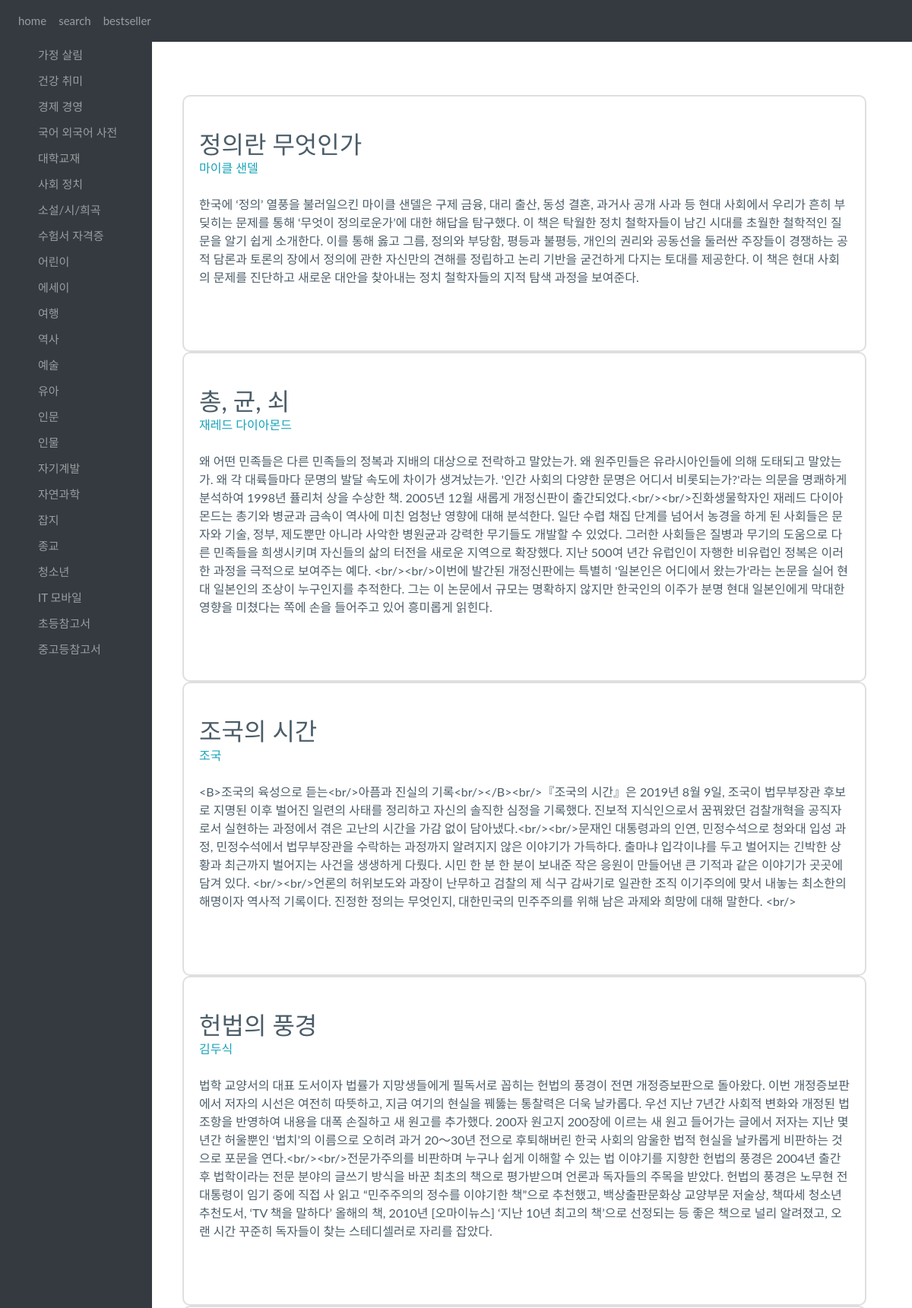
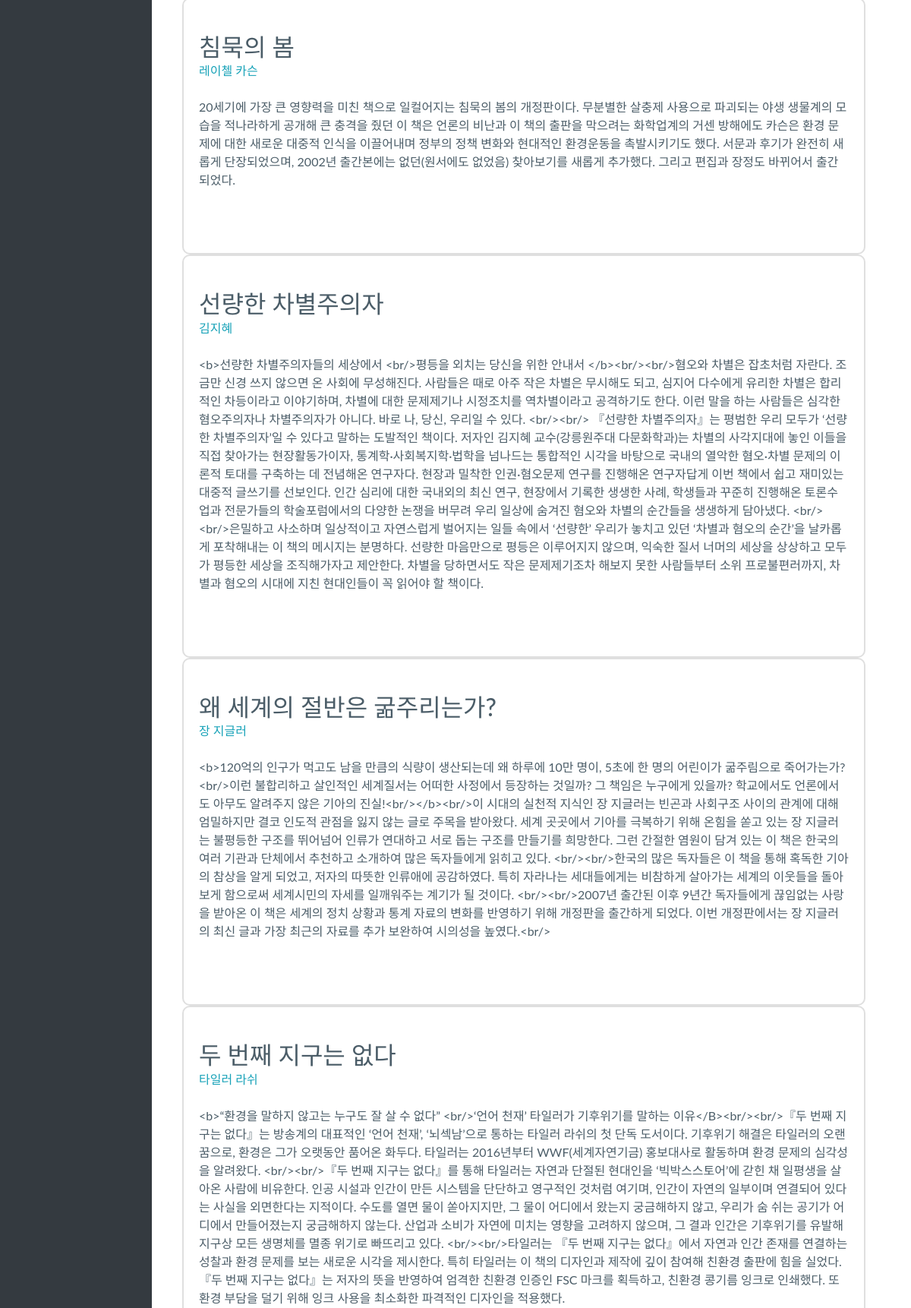
The app's page /category/001001022 (upper part) with its own data (2 pictures, top to bottom).
### category/models.py (models this page shows)
class CategorySix(models.Model):
    name = models.CharField(max_length=100)
    author = models.CharField(max_length=100)
    description = models.TextField()

### category/views.py (the view)
# urls.py: path('category/001001022', category.views.six, name='six'),
def six(request):
    societys = CategorySix.objects
    return render(request, 'category/category6.html', {'society': societys})

### category/templates/category/category6.html (shortened to what this page needs)
{% extends 'category/base.html' %}
{% block content %}
<body>
 {% for society in society.all%}
    <div class="col-md-4 mb-3 mb-md-0">
        <div class="card h-100 py-3">
          <div class="card-body my-2">
            <div class="d-flex align-items-center">
              <div class="flex-1 align-items-center">
                <h2 class="mb-0 fs--1 text-1000 fw-medium">{{society.name}}</h2>
                <p class="fs--2 fw-normal text-info mb-0">{{society.author}}</p><br/>
              </div>
            </div>
            <p class="card-text ps-7 ps-md-0 ps-xl-7 pt-md-4 pt-lg-3 pt-xl-0">{{society.description}}</p><br/>
          </div>
        </div>
    </div>
{%endfor%}
</body>
{% endblock  %}

### category/templates/category/base.html (style rules this page uses)
body { margin: 0px; background-color: #F0EDCC; }

### category/templates/category/category6.html (style rules this page uses)
.card { border: 0; }
.py-3 { padding-top: 1rem !important; padding-bottom: 1rem !important; }
.h-100 { height: 100% !important; width: 75vw !important; }
.card { position: relative; display: -webkit-box; display: -ms-flexbox; display: flex; -webkit-box-orient: vertical; -webkit-box-direction: normal; -ms-flex-direction: column; flex-direction: column; min-width: 0; word-wrap: break-word; background-color: #fff; background-clip: border-box; border: 2px solid rgba(0,0,0,0.125); border-radius: .625rem; }
body { -webkit-font-smoothing: antialiased; -moz-osx-font-smoothing: grayscale; position: relative; }
body { margin: 0; font-family: "Lato",-apple-system,BlinkMacSystemFont,"Segoe UI","Helvetica Neue",Arial,sans-serif,"Apple Color Emoji","Segoe UI Emoji","Segoe UI Symbol"; font-size: 1rem; font-weight: 400; line-height: 1.5; color: #4B5D68; background-color: #fff; -webkit-text-size-adjust: 100%; -webkit-tap-highlight-color: rgba(0,0,0,0); }
:root { --bs-blue: #5F37EF; --bs-indigo: #727cf5; --bs-purple: #9C69E2; --bs-pink: #F063B8; --bs-red: #EF4358; --bs-orange: #F56538; --bs-yellow: #FFBA49; --bs-green: #68C9BA; --bs-teal: #299EF3; --bs-cyan: #38B0F5; --bs-white: #fff; --bs-gray: #94A2B3; --bs-gray-dark: #4B5D68; --bs-primary: #5F37EF; --bs-secondary: #299EF3; --bs-success: #68C9BA; --bs-info: #9C69E2; --bs-warning: #FFBA49; --bs-danger: #F063B8; --bs-light: #f9fafd; --bs-dark: #0b1727; --bs-font-sans-serif: "Lato", "Poppins", -apple-system, BlinkMacSystemFont, "Segoe UI", "Helvetica Neue", Arial, sans-serif, "Apple Color Emoji", "Segoe UI Emoji", "Segoe UI Symbol"; --bs-font-monospace: "SFMono-Regular", Menlo, Monaco, Consolas, "Liberation Mono", "Courier New", monospace; --bs-gradient: linear-gradient(180deg, rgba(255,255,255,0.15), rgba(255,255,255,0)); }

### records on screen
CategorySix: name "정의란 무엇인가", author "마이클 샌델", description "한국에 ‘정의’ 열풍을 불러일으킨 마이클 샌델은 구제 금융, 대리 출산, 동성 결혼, 과거사 공개 사과 등 현대 사회에서 우리가 흔히 부딪히는 문제를 통해 ‘무엇이 정의로운가’에 대한 해답을 탐구했다. 이 책은 탁월한 정치 철학자들이 남긴 시대를 초월한 철학적인 질문을 알기 쉽게 소개한다. 이를 통해 옳고 그름, 정의와 부당함, 평등과 불평등, 개인의 권리와 공동선을 둘러싼 주장들이 경쟁하는 공적 담론과 토론의 장에서 정의에 관한 자신만의 견해를 정립하고 논리 기반을 굳건하게 다지는 토대를 제공한다. 이 책은 현대 사회의 문제를 진단하고 새로운 대안을 찾아내는 정치 철학자들의 지적 탐색 과정을 보여준다."
CategorySix: name "총, 균, 쇠", author "재레드 다이아몬드", description "왜 어떤 민족들은 다른 민족들의 정복과 지배의 대상으로 전락하고 말았는가. 왜 원주민들은 유라시아인들에 의해 도태되고 말았는가. 왜 각 대륙들마다 문명의 발달 속도에 차이가 생겨났는가. '인간 사회의 다양한 문명은 어디서 비롯되는가?'라는 의문을 명쾌하게 분석하여 1998년 퓰리처 상을 수상한 책. 2005년 12월 새롭게 개정신판이 출간되었다.<br/><br/>진화생물학자인 재레드 다이아몬드는 총기와 병균과 금속이 역사에 미친 엄청난 영향에 대해 분석한다. 일단 수렵 채집 단계를 넘어서 농경을 하게 된 사회들은 문자와 기술, 정부, 제도뿐만 아니라 사악한 병원균과 강력한 무기들도 개발할 수 있었다. 그러한 사회들은 질병과 무기의 도움으로 다른 민족들을 희생시키며 자신들의 삶의 터전을 새로운 지역으로 확장했다. 지난 500여 년간 유럽인이 자행한 비유럽인 정복은 이러한 과정을 극적으로 보여주는 예다. <br/><br/>이번에 발간된 개정신판에는 특별히 '일본인은 어디에서 왔는가'라는 논문을 실어 현대 일본인의 조상이 누구인지를 추적한다. 그는 이 논문에서 규모는 명확하지 않지만 한국인의 이주가 분명 현대 일본인에게 막대한 영향을 미쳤다는 쪽에 손을 들어주고 있어 흥미롭게 읽힌다."
CategorySix: name "조국의 시간", author "조국", description "<B>조국의 육성으로 듣는<br/>아픔과 진실의 기록<br/></B><br/>『조국의 시간』은 2019년 8월 9일, 조국이 법무부장관 후보로 지명된 이후 벌어진 일련의 사태를 정리하고 자신의 솔직한 심정을 기록했다. 진보적 지식인으로서 꿈꿔왔던 검찰개혁을 공직자로서 실현하는 과정에서 겪은 고난의 시간을 가감 없이 담아냈다.<br/><br/>문재인 대통령과의 인연, 민정수석으로 청와대 입성 과정, 민정수석에서 법무부장관을 수락하는 과정까지 알려지지 않은 이야기가 가득하다. 출마냐 입각이냐를 두고 벌어지는 긴박한 상황과 최근까지 벌어지는 사건을 생생하게 다뤘다. 시민 한 분 한 분이 보내준 작은 응원이 만들어낸 큰 기적과 같은 이야기가 곳곳에 담겨 있다. <br/><br/>언론의 허위보도와 과장이 난무하고 검찰의 제 식구 감싸기로 일관한 조직 이기주의에 맞서 내놓는 최소한의 해명이자 역사적 기록이다. 진정한 정의는 무엇인지, 대한민국의 민주주의를 위해 남은 과제와 희망에 대해 말한다. <br/>"
CategorySix: name "헌법의 풍경", author "김두식", description "법학 교양서의 대표 도서이자 법률가 지망생들에게 필독서로 꼽히는 헌법의 풍경이 전면 개정증보판으로 돌아왔다. 이번 개정증보판에서 저자의 시선은 여전히 따뜻하고, 지금 여기의 현실을 꿰뚫는 통찰력은 더욱 날카롭다. 우선 지난 7년간 사회적 변화와 개정된 법 조항을 반영하여 내용을 대폭 손질하고 새 원고를 추가했다. 200자 원고지 200장에 이르는 새 원고 들어가는 글에서 저자는 지난 몇 년간 허울뿐인 ‘법치’의 이름으로 오히려 과거 20～30년 전으로 후퇴해버린 한국 사회의 암울한 법적 현실을 날카롭게 비판하는 것으로 포문을 연다.<br/><br/>전문가주의를 비판하며 누구나 쉽게 이해할 수 있는 법 이야기를 지향한 헌법의 풍경은 2004년 출간 후 법학이라는 전문 분야의 글쓰기 방식을 바꾼 최초의 책으로 평가받으며 언론과 독자들의 주목을 받았다. 헌법의 풍경은 노무현 전 대통령이 임기 중에 직접 사 읽고 “민주주의의 정수를 이야기한 책”으로 추천했고, 백상출판문화상 교양부문 저술상, 책따세 청소년 추천도서, ‘TV 책을 말하다’ 올해의 책, 2010년 [오마이뉴스] ‘지난 10년 최고의 책’으로 선정되는 등 좋은 책으로 널리 알려졌고, 오랜 시간 꾸준히 독자들이 찾는 스테디셀러로 자리를 잡았다."
CategorySix: name "침묵의 봄", author "레이첼 카슨", description "20세기에 가장 큰 영향력을 미친 책으로 일컬어지는 침묵의 봄의 개정판이다. 무분별한 살충제 사용으로 파괴되는 야생 생물계의 모습을 적나라하게 공개해 큰 충격을 줬던 이 책은 언론의 비난과 이 책의 출판을 막으려는 화학업계의 거센 방해에도 카슨은 환경 문제에 대한 새로운 대중적 인식을 이끌어내며 정부의 정책 변화와 현대적인 환경운동을 촉발시키기도 했다. 서문과 후기가 완전히 새롭게 단장되었으며, 2002년 출간본에는 없던(원서에도 없었음) 찾아보기를 새롭게 추가했다. 그리고 편집과 장정도 바뀌어서 출간되었다."
CategorySix: name "선량한 차별주의자", author "김지혜", description "<b>선량한 차별주의자들의 세상에서 <br/>평등을 외치는 당신을 위한 안내서 </b><br/><br/>혐오와 차별은 잡초처럼 자란다. 조금만 신경 쓰지 않으면 온 사회에 무성해진다. 사람들은 때로 아주 작은 차별은 무시해도 되고, 심지어 다수에게 유리한 차별은 합리적인 차등이라고 이야기하며, 차별에 대한 문제제기나 시정조치를 역차별이라고 공격하기도 한다. 이런 말을 하는 사람들은 심각한 혐오주의자나 차별주의자가 아니다. 바로 나, 당신, 우리일 수 있다. <br/><br/> 『선량한 차별주의자』는 평범한 우리 모두가 ‘선량한 차별주의자’일 수 있다고 말하는 도발적인 책이다. 저자인 김지혜 교수(강릉원주대 다문화학과)는 차별의 사각지대에 놓인 이들을 직접 찾아가는 현장활동가이자, 통계학·사회복지학·법학을 넘나드는 통합적인 시각을 바탕으로 국내의 열악한 혐오·차별 문제의 이론적 토대를 구축하는 데 전념해온 연구자다. 현장과 밀착한 인권·혐오문제 연구를 진행해온 연구자답게 이번 책에서 쉽고 재미있는 대중적 글쓰기를 선보인다. 인간 심리에 대한 국내외의 최신 연구, 현장에서 기록한 생생한 사례, 학생들과 꾸준히 진행해온 토론수업과 전문가들의 학술포럼에서의 다양한 논쟁을 버무려 우리 일상에 숨겨진 혐오와 차별의 순간들을 생생하게 담아냈다. <br/><br/>은밀하고 사소하며 일상적이고 자연스럽게 벌어지는 일들 속에서 ‘선량한’ 우리가…"
CategorySix: name "왜 세계의 절반은 굶주리는가?", author "장 지글러", description "<b>120억의 인구가 먹고도 남을 만큼의 식량이 생산되는데 왜 하루에 10만 명이, 5초에 한 명의 어린이가 굶주림으로 죽어가는가?<br/>이런 불합리하고 살인적인 세계질서는 어떠한 사정에서 등장하는 것일까? 그 책임은 누구에게 있을까? 학교에서도 언론에서도 아무도 알려주지 않은 기아의 진실!<br/></b><br/>이 시대의 실천적 지식인 장 지글러는 빈곤과 사회구조 사이의 관계에 대해 엄밀하지만 결코 인도적 관점을 잃지 않는 글로 주목을 받아왔다. 세계 곳곳에서 기아를 극복하기 위해 온힘을 쏟고 있는 장 지글러는 불평등한 구조를 뛰어넘어 인류가 연대하고 서로 돕는 구조를 만들기를 희망한다. 그런 간절한 염원이 담겨 있는 이 책은 한국의 여러 기관과 단체에서 추천하고 소개하여 많은 독자들에게 읽히고 있다. <br/><br/>한국의 많은 독자들은 이 책을 통해 혹독한 기아의 참상을 알게 되었고, 저자의 따뜻한 인류애에 공감하였다. 특히 자라나는 세대들에게는 비참하게 살아가는 세계의 이웃들을 돌아보게 함으로써 세계시민의 자세를 일깨워주는 계기가 될 것이다. <br/><br/>2007년 출간된 이후 9년간 독자들에게 끊임없는 사랑을 받아온 이 책은 세계의 정치 상황과 통계 자료의 변화를 반영하기 위해 개정판을 출간하게 되었다. 이번 개정판에서는 장 지글러의 최신 글과 가장 최근의 자료를 추가 보완하여 시의성을 높였다.<br/>"
CategorySix: name "두 번째 지구는 없다", author "타일러 라쉬", description "<b>“환경을 말하지 않고는 누구도 잘 살 수 없다” <br/>‘언어 천재’ 타일러가 기후위기를 말하는 이유</B><br/><br/>『두 번째 지구는 없다』는 방송계의 대표적인 ‘언어 천재’, ‘뇌섹남’으로 통하는 타일러 라쉬의 첫 단독 도서이다. 기후위기 해결은 타일러의 오랜 꿈으로, 환경은 그가 오랫동안 품어온 화두다. 타일러는 2016년부터 WWF(세계자연기금) 홍보대사로 활동하며 환경 문제의 심각성을 알려왔다. <br/><br/>『두 번째 지구는 없다』를 통해 타일러는 자연과 단절된 현대인을 ‘빅박스스토어’에 갇힌 채 일평생을 살아온 사람에 비유한다. 인공 시설과 인간이 만든 시스템을 단단하고 영구적인 것처럼 여기며, 인간이 자연의 일부이며 연결되어 있다는 사실을 외면한다는 지적이다. 수도를 열면 물이 쏟아지지만, 그 물이 어디에서 왔는지 궁금해하지 않고, 우리가 숨 쉬는 공기가 어디에서 만들어졌는지 궁금해하지 않는다. 산업과 소비가 자연에 미치는 영향을 고려하지 않으며, 그 결과 인간은 기후위기를 유발해 지구상 모든 생명체를 멸종 위기로 빠뜨리고 있다. <br/><br/>타일러는 『두 번째 지구는 없다』에서 자연과 인간 존재를 연결하는 성찰과 환경 문제를 보는 새로운 시각을 제시한다. 특히 타일러는 이 책의 디자인과 제작에 깊이 참여해 친환경 출판에 힘을 실었다. 『두 번째 지구는 없다』는 저자의 뜻을 반영하여 엄격한…"
